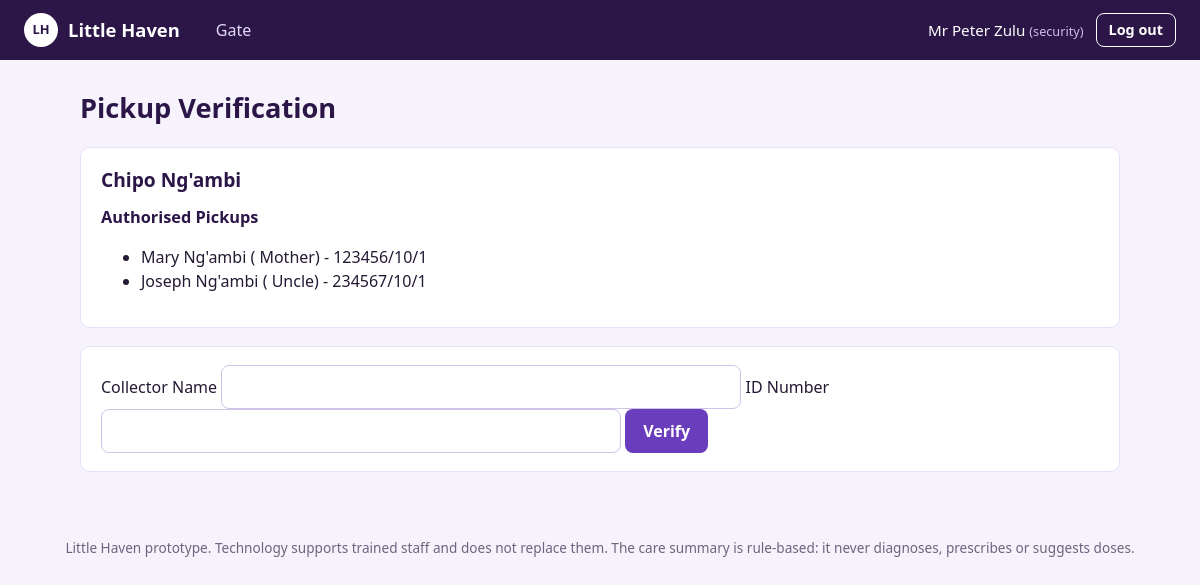
/security/pickup.php?child=1 (signed in), run on the app's committed database.
### tables this page shows
CREATE TABLE children (
  id INT AUTO_INCREMENT PRIMARY KEY,
  parent_id INT NOT NULL,
  package_id INT DEFAULT NULL,
  name VARCHAR(100) NOT NULL,
  age TINYINT NOT NULL,
  class_name VARCHAR(40) NOT NULL,
  emergency_contact VARCHAR(30) NOT NULL,
  photo VARCHAR(200) DEFAULT NULL,
  active TINYINT(1) NOT NULL DEFAULT 1,
  created_at DATETIME NOT NULL DEFAULT CURRENT_TIMESTAMP,
  FOREIGN KEY (parent_id) REFERENCES users(id),
  FOREIGN KEY (package_id) REFERENCES packages(id)
);

CREATE TABLE authorised_pickups (
  id INT AUTO_INCREMENT PRIMARY KEY,
  child_id INT NOT NULL,
  name VARCHAR(100) NOT NULL,
  relationship VARCHAR(50) NOT NULL,
  phone VARCHAR(30) NOT NULL,
  id_number VARCHAR(30) NOT NULL,
  FOREIGN KEY (child_id) REFERENCES children(id) ON DELETE CASCADE
);

### db.php (called while the page is built, shortened)
<?php
function db(): PDO
{
    static $pdo = null;
    if ($pdo === null) {
        try {
            $pdo = new PDO(
                'mysql:host=' . DB_HOST . ';dbname=' . DB_NAME . ';charset=utf8mb4',
                DB_USER,
                DB_PASS,
                [
                    PDO::ATTR_ERRMODE            => PDO::ERRMODE_EXCEPTION,
                    PDO::ATTR_DEFAULT_FETCH_MODE => PDO::FETCH_ASSOC,
                    PDO::ATTR_EMULATE_PREPARES   => false,
                ]
            );
        } catch (PDOException $e) {
            http_response_code(500);
            die('<h2>Database connection failed</h2>'
              . '<p>Start MySQL in XAMPP/WAMP, then import <code>database.sql</code> in phpMyAdmin.</p>'
              . '<p>Check the settings at the top of <code>db.php</code>.</p>');
        }
    }
    return $pdo;
}
function q(string $sql, array $params = []): array
{
    $st = db()->prepare($sql);
    $st->execute($params);
    return $st->fetchAll();
}
function q1(string $sql, array $params = []): ?array
{
    $st = db()->prepare($sql);
    $st->execute($params);
    $row = $st->fetch();
    return $row === false ? null : $row;
}

### security/pickup.php (the view, shortened to what this page needs)
<?php
require_once __DIR__ . '/../auth.php';
$childId = (int)($_GET['child'] ?? 0);
$child = q1(
    "SELECT * FROM children WHERE id=?",
    [$childId]
);
$pickupPeople = q(
    "SELECT * FROM authorised_pickups
     WHERE child_id=?",
    [$childId]
);
?>
<div class="card">
<h2><?= e($child['name']) ?></h2>
<h3>Authorised Pickups</h3>
<ul>
<?php foreach ($pickupPeople as $p): ?>
<li>
<?= e($p['name']) ?>
(
<?= e($p['relationship']) ?>
)
-
<?= e($p['id_number']) ?>
</li>
<?php endforeach; ?>
</ul>
</div>
<div class="card">
<form method="post">
<label>Collector Name</label>
<input type="text" name="collector">
<label>ID Number</label>
<input
    type="text"
    name="id_number"
    required
>
<button class="btn">
Verify
</button>
</form>
</div>

### assets/style.css (style rules this page uses)
:root { --plum: #2b1647; --violet: #6a3dbd; --violet-dark: #542e9c; --lilac: #e9e1fa; --mist: #f6f3fc; --paper: #ffffff; --ink: #241a33; --muted: #6f647f; --red: #c4271f; --red-soft: #fdeceb; --green: #1f7a3f; --green-soft: #e6f5ec; --amber: #a85d00; --amber-soft: #fff3df; --radius: 10px; }
* { box-sizing: border-box; }
body { margin: 0; background: var(--mist); color: var(--ink); font-family: "Segoe UI", system-ui, -apple-system, "Helvetica Neue", Arial, sans-serif; font-size: 16px; line-height: 1.5; }
h2 { color: var(--plum); font-size: 1.2rem; margin: 0 0 10px; }
h3 { color: var(--plum); font-size: 1.02rem; margin: 0 0 6px; }
.card { background: var(--paper); border: 1px solid var(--lilac); border-radius: var(--radius); padding: 18px 20px; margin-bottom: 18px; }
.btn { display: inline-block; cursor: pointer; border: 0; border-radius: 8px; padding: 10px 18px; background: var(--violet); color: #fff; font: inherit; font-weight: 700; text-decoration: none; }
input[type=text], input[type=email], input[type=password], input[type=number], input[type=time], input[type=tel], input[type=file], select, textarea { width: 100%; max-width: 520px; padding: 9px 11px; border: 1px solid #cfc3ea; border-radius: 8px; font: inherit; background: #fff; color: var(--ink); }

### data on the page
children: name "Chipo Ng'ambi"
authorised_pickups: name "Mary Ng'ambi", relationship "Mother", id_number "123456/10/1"
authorised_pickups: name "Joseph Ng'ambi", relationship "Uncle", id_number "234567/10/1"

### other printed values
$label "Gate"
$u['name'] "Mr Peter Zulu"
$u['role'] "security"
$title "Pickup Verification"
